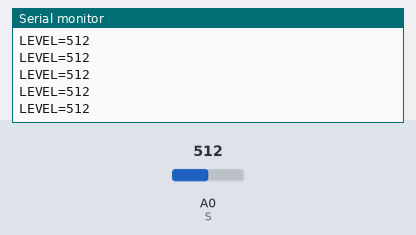
Simulated run of this sketch. Board: Arduino Uno, built with avr-gcc and run on an emulated ATmega328P. Shown: the last lines printed to the serial monitor. Inputs (shaded band) come from the test bench; at power-on: A0 (S) = 512.

Above: at 1.2 s.
1.3 s: A0 (S) set to 716
At 1.31 s:
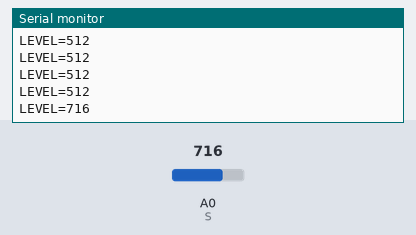
2.8 s: A0 (S) set to 900
At 2.82 s:
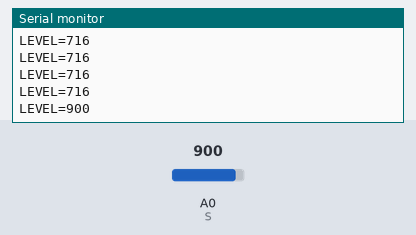
Timing chart, 0 to 5.8 s (numbered marks = the images above; inputs shaded):
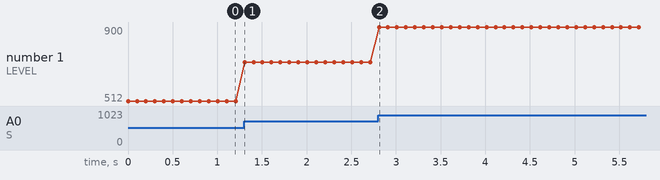

The sketch:

waterlevel.ino
```cpp
int S = A0;  // INPUT PIN

// 프로그램 시작 - 초기화 작업
void setup()
{
  Serial.begin(115200);     // 시리얼 통신 초기화
  Serial.println("Arduino Examples - Water Level Detector");
  pinMode(S, INPUT);
}

void loop()
{
  Serial.print("LEVEL="); Serial.println(analogRead(S), DEC);
  delay(100);
}
```

Measured:
- after the input at 1.3 s, the serial monitor: prints a new line at once (image 1)
- after the input at 2.8 s, the serial monitor: prints a new line at once (image 2)
- plotted number 1: 512 → 716 after the input at 1.3 s, 716 → 900 after the input at 2.8 s
